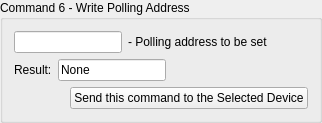
             <widget class="QGroupBox" name="command_6_group">
              <property name="title">
               <string>Command 6 - Write Polling Address</string>
              </property>
              <layout class="QVBoxLayout" name="verticalLayout_14">
               <item>
                <layout class="QHBoxLayout" name="horizontalLayout_25">
                 <item>
                  <widget class="QLineEdit" name="lineEdit_command6_address">
                   <property name="sizePolicy">
                    <sizepolicy hsizetype="Maximum" vsizetype="Fixed">
                     <horstretch>0</horstretch>
                     <verstretch>0</verstretch>
                    </sizepolicy>
                   </property>
                  </widget>
                 </item>
                 <item>
                  <widget class="QLabel" name="label_25">
                   <property name="text">
                    <string>- Polling address to be set</string>
                   </property>
                  </widget>
                 </item>
                 <item>
                  <spacer name="horizontalSpacer_38">
                   <property name="orientation">
                    <enum>Qt::Horizontal</enum>
                   </property>
                   <property name="sizeHint" stdset="0">
                    <size>
                     <width>40</width>
                     <height>20</height>
                    </size>
                   </property>
                  </spacer>
                 </item>
                </layout>
               </item>
               <item>
                <layout class="QHBoxLayout" name="horizontalLayout_26">
                 <item>
                  <widget class="QLabel" name="label_26">
                   <property name="text">
                    <string>Result:</string>
                   </property>
                  </widget>
                 </item>
                 <item>
                  <widget class="QLineEdit" name="lineEdit_command6_result">
                   <property name="sizePolicy">
                    <sizepolicy hsizetype="Maximum" vsizetype="Fixed">
                     <horstretch>0</horstretch>
                     <verstretch>0</verstretch>
                    </sizepolicy>
                   </property>
                   <property name="text">
                    <string>None</string>
                   </property>
                   <property name="readOnly">
                    <bool>true</bool>
                   </property>
                  </widget>
                 </item>
                 <item>
                  <spacer name="horizontalSpacer_36">
                   <property name="orientation">
                    <enum>Qt::Horizontal</enum>
                   </property>
                   <property name="sizeHint" stdset="0">
                    <size>
                     <width>40</width>
                     <height>20</height>
                    </size>
                   </property>
                  </spacer>
                 </item>
                </layout>
               </item>
               <item alignment="Qt::AlignRight">
                <widget class="QPushButton" name="send_command6_button">
                 <property name="text">
                  <string>Send this command to the Selected Device</string>
                 </property>
                </widget>
               </item>
              </layout>
             </widget>
